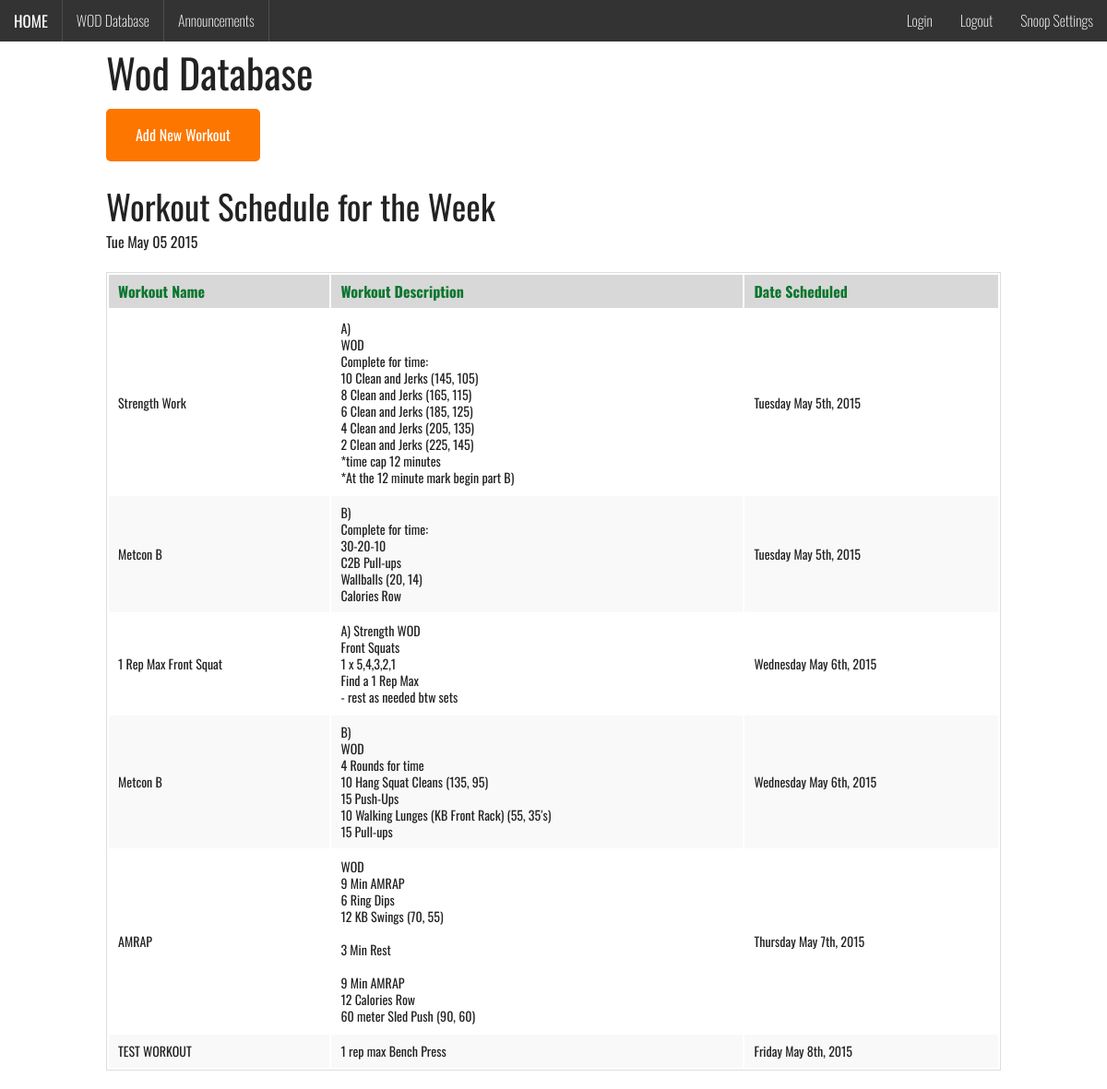
The page /wod_database.php (signed in) on the database its author committed.
### tables this page shows
CREATE TABLE IF NOT EXISTS `workouts` (
  `workout_id` int(11) NOT NULL,
  `workout_name` varchar(255) NOT NULL,
  `wod_type` varchar(50) NOT NULL,
  `wod_date` date NOT NULL,
  `description` text NOT NULL
);

### wod_database.php (the view, shortened to what this page needs)
<?php
include($_SERVER['DOCUMENT_ROOT'].'/header_coach.php');
?>
<!DOCTYPE html>
<html class="no-js" lang="en">
  <body>
<div class="row">
    <div class="small-11 large-4 columns">
<h1>Wod Database</h1>
    <form action="/create_workout.php">
        <input class="button" type="submit" value="Add New Workout">
    </form>
</div>
</div>
<div class="row">
    <div class="large-12 columns">
        <h2>Workout Schedule for the Week<p id="date_scheduler"></p>
       </h2>
            <?php
            include 'connect.php';
            $query = "SELECT * FROM workouts
            WHERE wod_date
            BETWEEN DATE(NOW()) AND
            DATE(NOW() + INTERVAL (6 - WEEKDAY(NOW())) DAY)
            ORDER BY wod_date";
            $result = mysqli_query($sql_link, $query);
      echo "<table>
            <th>Workout Name</th>
            <th>Workout Description</th>
            <th>Date Scheduled</th>
            <tr>";
while($row = mysqli_fetch_array($result)){
  $workout_name  = $row['workout_name'];
  $workout_description = $row['description'];
$workout_date = $row['wod_date'];
$integer_date = strtotime($workout_date);
$wod_date = date("l F jS, Y", $integer_date);
echo "<tr><td>".$workout_name."</td><td>".$workout_description."</td><td>".$wod_date."</td></tr>";
}
echo "</table>";
?>
    </div>
</div>
    </body>
</html>

### css/main.css (style rules this page uses)
body { font-family: 'Oswald', sans-serif; }
h1, h2, h3, h4, h5, h6 { font-family: 'Oswald', sans-serif; }
button, .button { font-family: 'Oswald', sans-serif; background-color: #fc7600; border-color: #fc963c; color: #FFFFFF; transition: background-color 300ms ease-out; border-radius: 5px; }
input[type="submit"] { -webkit-appearance: none; border-radius: 5px; }
table { width: 100%; }
table tr th { color: #0b762e; background-color: #d8d8d8; font-size: 16px; }

### rows shown on the page
workouts: workout_name "Strength Work", description "A) WOD Complete for time: 10 Clean and Jerks (145, 105) 8 Clean and Jerks (165, 115) 6 Clean and Jerks (185, 125) 4 Clean and Jerks (205, 135) 2 Clean and Jerks (225, 145) *time cap 12 minutes *At the 12 minute mark begin part B)", wod_date "Tuesday May 5th, 2015"
workouts: workout_name "Metcon B", description "B) Complete for time: 30-20-10 C2B Pull-ups Wallballs (20, 14) Calories Row", wod_date "Tuesday May 5th, 2015"
workouts: workout_name "1 Rep Max Front Squat", description "A) Strength WOD Front Squats 1 x 5,4,3,2,1 Find a 1 Rep Max - rest as needed btw sets", wod_date "Wednesday May 6th, 2015"
workouts: workout_name "Metcon B", description "B) WOD 4 Rounds for time 10 Hang Squat Cleans (135, 95) 15 Push-Ups 10 Walking Lunges (KB Front Rack) (55, 35′s) 15 Pull-ups", wod_date "Wednesday May 6th, 2015"
workouts: workout_name "AMRAP", description "WOD 9 Min AMRAP 6 Ring Dips 12 KB Swings (70, 55) 3 Min Rest 9 Min AMRAP 12 Calories Row 60 meter Sled Push (90, 60)", wod_date "Thursday May 7th, 2015"
workouts: workout_name "TEST WORKOUT", description "1 rep max Bench Press", wod_date "Friday May 8th, 2015"

### other values the page prints
$_SESSION['first_name'] "Snoop"
